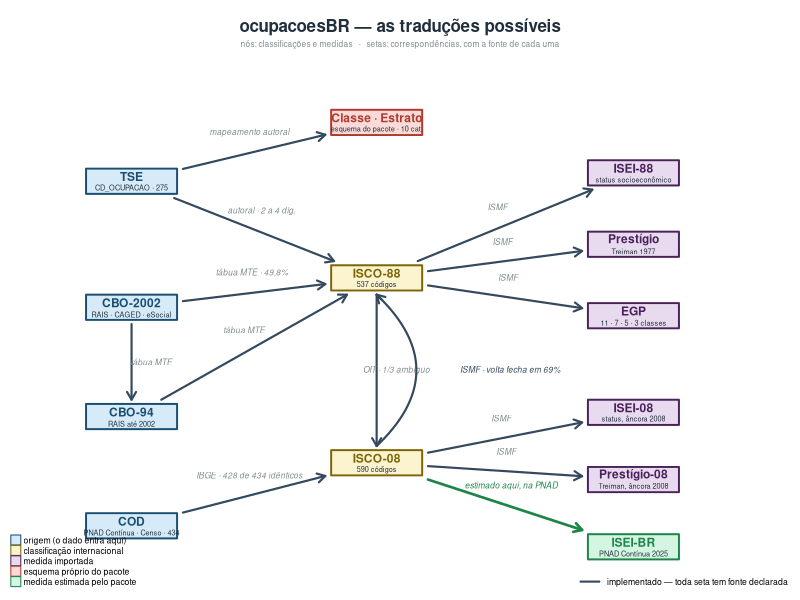

This figure's R source:
# ============================================================================
# fig_rede_crosswalks.R — o mapa das traduções que o pacote faz, e das que não
# ----------------------------------------------------------------------------
# Nós  = classificações e medidas.
# Setas = correspondências, com a FONTE de cada uma.
#
# O desenho é traçado à mão, e não por layout automático, porque a estrutura é
# em camadas — origens, hubs, medidas — e um force-directed a embaralharia.
#
# Rodar: Rscript data-raw/fig_rede_crosswalks.R
# ============================================================================

SAIDA <- "man/figures/rede_crosswalks.png"
dir.create(dirname(SAIDA), showWarnings = FALSE, recursive = TRUE)

# ---- paleta ---------------------------------------------------------------
COR <- list(
  origem   = "#1B4F72", origem_bg   = "#D6EAF8",
  hub      = "#7D6608", hub_bg      = "#FCF3CF",
  medida   = "#4A235A", medida_bg   = "#E8DAEF",
  autoral  = "#B03A2E", autoral_bg  = "#FADBD8",
  estimada = "#1E8449", estimada_bg = "#D5F5E3",
  existe   = "#34495E", proposta    = "#1E8449", falta = "#C0392B",
  texto    = "#212F3D", fraco       = "#7F8C8D")

# ---- nós: x, y, rótulo, sublinha, tipo ------------------------------------
no <- function(id, x, y, rot, sub, tipo)
  data.frame(id, x, y, rot, sub, tipo, stringsAsFactors = FALSE)

N <- rbind(
  # origens — por onde o dado entra
  no("tse",   1.0, 5.05, "TSE",       "CD_OCUPACAO · 275", "origem"),
  no("cbo02", 1.0, 3.55, "CBO-2002",  "RAIS · CAGED · eSocial", "origem"),
  no("cbo94", 1.0, 2.25, "CBO-94",    "RAIS até 2002", "origem"),
  no("cod",   1.0, 0.95, "COD",       "PNAD Contínua · Censo · 434", "origem"),
  # hubs — as classificações internacionais
  no("i88",   3.1, 3.90, "ISCO-88",   "537 códigos", "hub"),
  no("i08",   3.1, 1.70, "ISCO-08",   "590 códigos", "hub"),
  # medidas ancoradas na ISCO-88
  no("isei88",  5.3, 5.15, "ISEI-88",    "status socioeconômico", "medida"),
  no("prest88", 5.3, 4.30, "Prestígio",  "Treiman 1977", "medida"),
  no("egp",     5.3, 3.45, "EGP",        "11 · 7 · 5 · 3 classes", "medida"),
  # medidas ancoradas na ISCO-08
  no("isei08",  5.3, 2.30, "ISEI-08",    "status, âncora 2008", "medida"),
  no("prest08", 5.3, 1.50, "Prestígio-08", "Treiman, âncora 2008", "medida"),
  # a única medida que o pacote ESTIMA em vez de importar
  no("iseibr",  5.3, 0.70, "ISEI-BR",    "PNAD Contínua 2025", "estimada"),
  # esquema próprio — não passa pela ISCO
  no("classe",  3.1, 5.75, "Classe · Estrato", "esquema do pacote · 10 cat.", "autoral")
)
rownames(N) <- N$id

# ---- arestas: de, para, situação, rótulo, curvatura ------------------------
ar <- function(de, para, sit, rot = "", curva = 0)
  data.frame(de, para, sit, rot, curva, stringsAsFactors = FALSE)

A <- rbind(
  ar("tse",   "classe", "existe",   "mapeamento autoral", 0),
  ar("tse",   "i88",    "existe",   "autoral · 2 a 4 díg.", 0),
  ar("cbo02", "i88",    "existe",   "tábua MTE · 49,8%", 0),
  ar("cbo02", "cbo94",  "existe",   "tábua MTE", 0),
  ar("cbo94", "i88",    "existe",   "tábua MTE", 0),
  ar("i88",   "i08",    "existe",   "OIT · 1/3 ambíguo", 0),
  ar("i88",   "isei88",  "existe",  "ISMF", 0),
  ar("i88",   "prest88", "existe",  "ISMF", 0),
  ar("i88",   "egp",     "existe",  "ISMF", 0),
  ar("i08",   "isei08",  "existe",  "ISMF", 0),
  ar("i08",   "prest08", "existe",  "ISMF", 0),
  ar("i08",   "iseibr",  "estimada", "estimado aqui, na PNAD", 0),
  ar("cod",   "i08",     "existe",   "IBGE · 428 de 434 idênticos", 0),
  ar("i08",   "i88",     "existe",   "ISMF · volta fecha em 69%", -0.42)
)

# ---- desenho ---------------------------------------------------------------
png(SAIDA, width = 2100, height = 1350, res = 190)
op <- par(mar = c(0.4, 0.4, 2.6, 0.4), family = "sans")
plot(NA, xlim = c(0.25, 6.35), ylim = c(0.4, 6.35), axes = FALSE,
     xlab = "", ylab = "", asp = 0.72)

LARG <- 0.78; ALT <- 0.30

borda <- function(x0, y0, x1, y1) {
  # encurta a seta até a borda da caixa de destino, não até o seu centro
  dx <- x1 - x0; dy <- y1 - y0
  if (dx == 0 && dy == 0) return(c(x1, y1))
  tx <- if (dx != 0) (LARG / 2 + 0.05) / abs(dx) else Inf
  ty <- if (dy != 0) (ALT  / 2 + 0.05) / abs(dy) else Inf
  t <- min(tx, ty)
  c(x1 - dx * t, y1 - dy * t)
}

for (i in seq_len(nrow(A))) {
  d <- N[A$de[i], ]; p <- N[A$para[i], ]
  cor <- COR[[A$sit[i]]]
  lty <- switch(A$sit[i], existe = 1, estimada = 1, proposta = 2, falta = 3)
  lwd <- switch(A$sit[i], existe = 2.1, estimada = 2.6, proposta = 2.1, falta = 1.7)
  ini <- borda(p$x, p$y, d$x, d$y); fim <- borda(d$x, d$y, p$x, p$y)
  if (A$curva[i] != 0) {
    # arco para a aresta de volta, que senão se sobreporia à de ida
    t  <- seq(0, 1, length.out = 60)
    mx <- (ini[1] + fim[1]) / 2 - A$curva[i] * (fim[2] - ini[2]) * 0.9
    my <- (ini[2] + fim[2]) / 2 + A$curva[i] * (fim[1] - ini[1]) * 0.9
    bx <- (1-t)^2 * ini[1] + 2*(1-t)*t*mx + t^2 * fim[1]
    by <- (1-t)^2 * ini[2] + 2*(1-t)*t*my + t^2 * fim[2]
    lines(bx, by, col = cor, lty = lty, lwd = lwd)
    arrows(bx[58], by[58], bx[60], by[60], length = 0.09, col = cor, lwd = lwd)
    text(mx, my, A$rot[i], cex = 0.5, col = cor, font = 3, pos = 4, offset = 0.2)
  } else {
    arrows(ini[1], ini[2], fim[1], fim[2], length = 0.09, col = cor,
           lty = lty, lwd = lwd)
    if (nzchar(A$rot[i])) {
      # desloca PERPENDICULARMENTE a aresta: em diagonal, deslocar so em y
      # deixa o rotulo em cima da propria seta
      dx <- fim[1] - ini[1]; dy <- fim[2] - ini[2]
      h  <- sqrt(dx^2 + (dy * 0.72)^2)                # 0.72 e o asp do plot
      ox <- if (h > 0) -(dy * 0.72) / h * 0.17 else 0
      oy <- if (h > 0)  (dx / h) * 0.17 / 0.72 else 0.16
      if (oy < 0) { ox <- -ox; oy <- -oy }            # rotulo sempre por cima
      text((ini[1] + fim[1]) / 2 + ox, (ini[2] + fim[2]) / 2 + oy, A$rot[i],
           cex = 0.5, col = if (A$sit[i] == "existe") COR$fraco else cor,
           font = 3)
    }
  }
}

for (i in seq_len(nrow(N))) {
  n <- N[i, ]
  cf <- COR[[paste0(n$tipo, "_bg")]]; cb <- COR[[n$tipo]]
  rect(n$x - LARG/2, n$y - ALT/2, n$x + LARG/2, n$y + ALT/2,
       col = cf, border = cb, lwd = 1.9)
  text(n$x, n$y + 0.055, n$rot, cex = 0.72, font = 2, col = cb)
  text(n$x, n$y - 0.085, n$sub, cex = 0.44, col = COR$texto)
}

title(main = "ocupacoesBR — as traduções possíveis",
      cex.main = 1.02, col.main = COR$texto, font.main = 2, line = 1.0)
mtext("nós: classificações e medidas   ·   setas: correspondências, com a fonte de cada uma",
      side = 3, line = 0.05, cex = 0.5, col = COR$fraco)

legend("bottomright", bty = "n", cex = 0.52, seg.len = 2.4, lty = 1, lwd = 2.1,
       col = COR$existe, legend = "implementado — toda seta tem fonte declarada")
legend("bottomleft", bty = "n", cex = 0.52, pch = 22, pt.cex = 1.5,
       pt.bg = c(COR$origem_bg, COR$hub_bg, COR$medida_bg, COR$autoral_bg,
                 COR$estimada_bg),
       col   = c(COR$origem,    COR$hub,    COR$medida,    COR$autoral,
                 COR$estimada),
       legend = c("origem (o dado entra aqui)", "classificação internacional",
                  "medida importada", "esquema próprio do pacote",
                  "medida estimada pelo pacote"))
par(op); dev.off()
message("figura em ", SAIDA)
